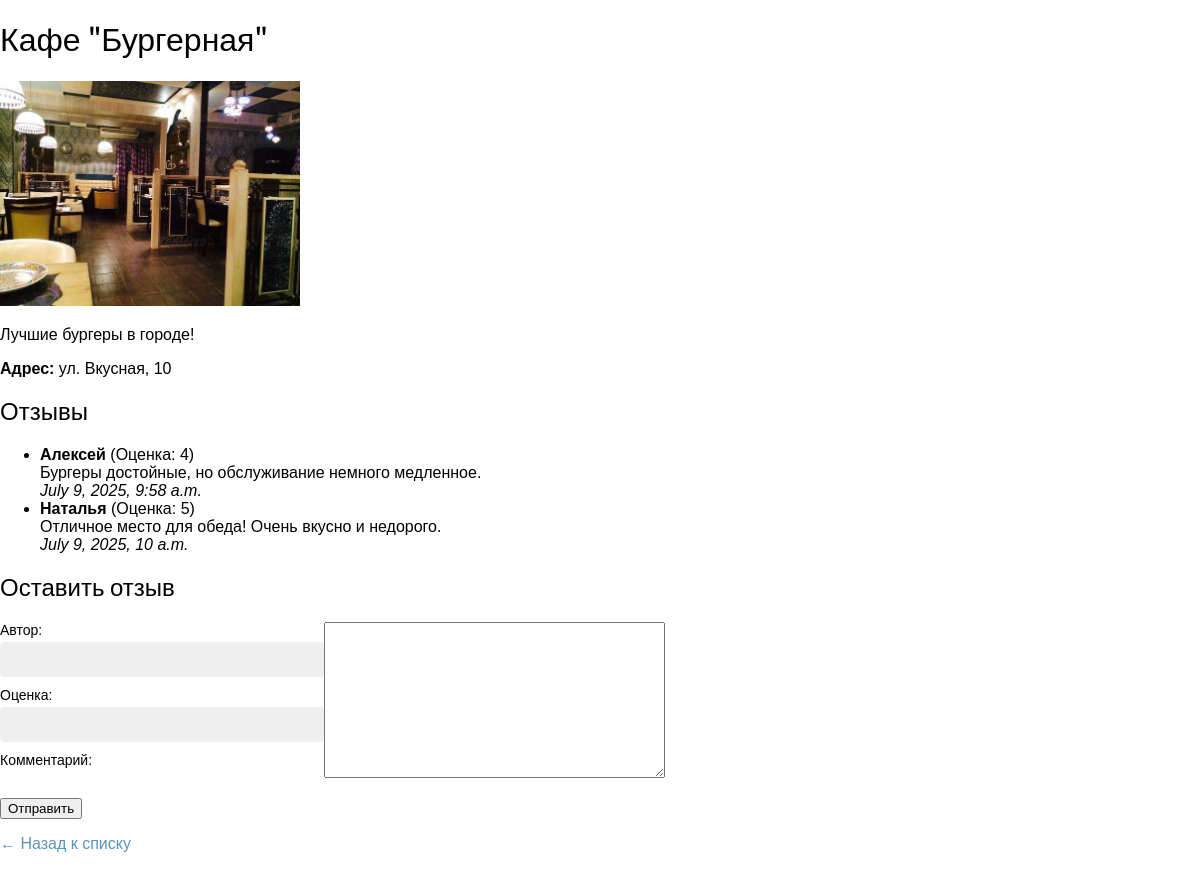
Page /restaurant/1/ on the committed database.
### reviews/models.py (models this page shows, shortened)
class Restaurant(models.Model):
    name = models.CharField(max_length=200, verbose_name="Название")
    address = models.CharField(max_length=300, verbose_name="Адрес")
    description = models.TextField(blank=True, verbose_name="Описание")
    image = models.ImageField(upload_to='restaurants/', blank=True, null=True, verbose_name="Фото")

class Review(models.Model):
    restaurant = models.ForeignKey(Restaurant, related_name='reviews', on_delete=models.CASCADE, verbose_name="Ресторан")
    author = models.CharField(max_length=100, verbose_name="Автор")
    rating = models.PositiveIntegerField(verbose_name="Оценка")
    comment = models.TextField(verbose_name="Комментарий")
    created_at = models.DateTimeField(auto_now_add=True, verbose_name="Дата создания")

### reviews/views.py (the view)
# urls.py: path('restaurant/<int:pk>/', views.restaurant_detail, name='restaurant_detail'),
def restaurant_detail(request, pk):
    restaurant = get_object_or_404(Restaurant, pk=pk)
    reviews = restaurant.reviews.all()
    if request.method == 'POST':
        form = ReviewForm(request.POST)
        if form.is_valid():
            review = form.save(commit=False)
            review.restaurant = restaurant
            review.save()
            return redirect('restaurant_detail', pk=restaurant.pk)
    else:
        form = ReviewForm()
    return render(request, 'reviews/restaurant_detail.html', {
        'restaurant': restaurant,
        'reviews': reviews,
        'form': form
    })

### reviews/views.py
class ReviewForm(forms.ModelForm):
    class Meta:
        model = Review
        fields = ['author', 'rating', 'comment']

### reviews/templates/reviews/restaurant_detail.html (shortened to what this page needs)
<!DOCTYPE html>
<html>
<head>
    {% load static %}
    <link rel="stylesheet" href="{% static 'css/base.css' %}">
</head>
<body>
    <h1>{{ restaurant.name }}</h1>
    <img src="{% if restaurant.image %}{{ restaurant.image.url }}{% else %}{% static 'img/no_image.png' %}{% endif %}"
         alt="Фото ресторана" width="300">
    <p>{{ restaurant.description }}</p>
    <p><strong>Адрес:</strong> {{ restaurant.address }}</p>
    <h2>Отзывы</h2>
    <ul>
        {% for review in reviews %}
            <li>
                <strong>{{ review.author }}</strong> (Оценка: {{ review.rating }})<br>
                {{ review.comment }}<br>
                <em>{{ review.created_at }}</em>
            </li>
        {% empty %}
            <li>Отзывов пока нет.</li>
        {% endfor %}
    </ul>
    <h2>Оставить отзыв</h2>
    <form method="post">
        {{ form.as_p }}
        <button type="submit">Отправить</button>
    </form>
    <p><a href="{% url 'restaurant_list' %}">← Назад к списку</a></p>
</body>
</html>

### static/css/base.css (style rules this page uses)
body { margin:0; padding:0; font-family:helvetica, sans-serif; }
h1, h2, h3, h4, h5 , h6 { font-family: 'Ubuntu', sans-serif; font-weight:normal; }
a { text-decoration:none; color:#5993bb; }
form p label, form p input { float:left; clear:both; }
form p label { font-size:14px; padding-bottom:4px; }
form p input { width:300px; font-size:13px; margin-bottom:10px; padding:10px 12px; border:0; background:#efefef; color:#666; border-radius:4px; }

### rows in the picture
Restaurant: name "Кафе \"Бургерная\"", image (picture), description "Лучшие бургеры в городе!", address "ул. Вкусная, 10"
Review: author "Алексей", rating "4", comment "Бургеры достойные, но обслуживание немного медленное.", created_at "July 9, 2025, 9:58 a.m."
Review: author "Наталья", rating "5", comment "Отличное место для обеда! Очень вкусно и недорого.", created_at "July 9, 2025, 10 a.m."
